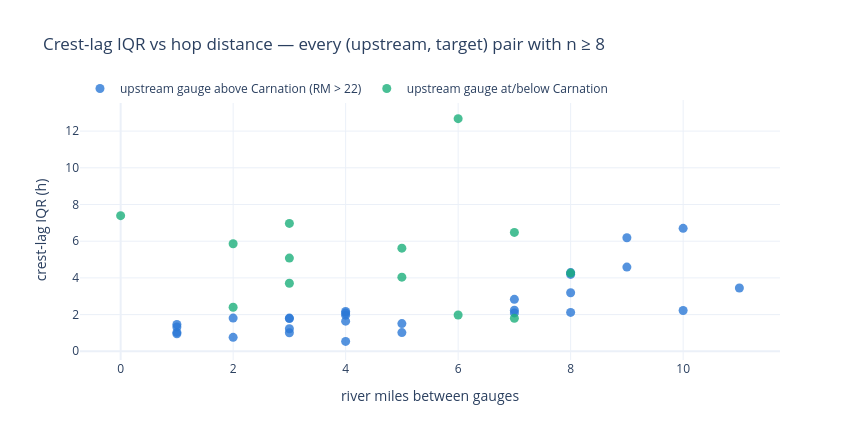

The notebook cell this image was saved under:
### Markdown cell above
## 7. Cascading through upstream SVPA gauges

Sections 1–6 anchored everything to the two USGS gauges, whose hop distances
(4–13 river miles) set the ~2–3 h IQRs. As the wave moves down the valley, closer
SVPA gauges crest one by one — can each hop **re-anchor and tighten** the prediction,
trading lead time for precision?

Test: for each target, pair its crests (`mid-0.5`, deduped) with the nearest
preceding crest at *every* gauge up to four chain positions upstream, and compare
the lag spread by hop distance. Same for start-of-flooding, deriving a trigger level
between each SVPA pair the same way as Section 3.

### Code cell
CHAIN_DOWN = [FALLS, "SVPA-37", "SVPA-36", "SVPA-34", "SVPA-33", "SVPA-29",
              "SVPA-26", "SVPA-25", CARN, "SVPA-19", "SVPA-17", "SVPA-15",
              "SVPA-15B", "SVPA-12", DUV]

crest_cat = {}
for gid in CHAIN_DOWN:
    recs, seen = [], set()
    for _, ev in EVENTS_SVPA.iterrows():
        w = window(gid, ev["utc"])
        if w is None:
            continue
        ct = crest_times(w)
        if "mid-0.5" not in ct or ct["peak"] in seen:
            continue
        seen.add(ct["peak"])
        recs.append({"mid": ct["mid-0.5"], "max": ct["peak_stage"], "w": w})
    crest_cat[gid] = sorted(recs, key=lambda r: r["mid"])

def match_crests(up_gid, dn_gid, max_h=30):
    """Pair each downstream crest with the nearest preceding upstream crest."""
    rows = []
    for rd in crest_cat[dn_gid]:
        cands = [ru for ru in crest_cat[up_gid]
                 if -6 <= (rd["mid"] - ru["mid"]).total_seconds() / 3600 <= max_h]
        if not cands:
            continue
        ru = min(cands, key=lambda r: abs((rd["mid"] - r["mid"]).total_seconds()))
        rows.append({"lag_h": (rd["mid"] - ru["mid"]).total_seconds() / 3600,
                     "up_max": ru["max"], "dn_max": rd["max"],
                     "up_w": ru["w"], "dn_w": rd["w"]})
    return pd.DataFrame(rows)

hop_rows = []
for j, tgt in enumerate(CHAIN_DOWN):
    for up in CHAIN_DOWN[max(0, j - 4): j]:
        m = match_crests(up, tgt)
        if len(m) < 8:
            continue
        v = m["lag_h"]
        hop_rows.append({"upstream": up, "target": tgt,
                         "rm_gap": RM[up] - RM[tgt], "n": len(v),
                         "lead_med_h": round(v.median(), 2),
                         "iqr_h": round(v.quantile(.75) - v.quantile(.25), 2)})
hops = pd.DataFrame(hop_rows)

fig = go.Figure()
for lbl, cond, col in [("upstream gauge above Carnation (RM > 22)",
                        hops["upstream"].map(RM) > 22, PAL[0]),
                       ("upstream gauge at/below Carnation",
                        hops["upstream"].map(RM) <= 22, PAL[1])]:
    sub = hops[cond]
    fig.add_scatter(x=sub["rm_gap"], y=sub["iqr_h"], mode="markers", name=lbl,
                    marker=dict(color=col, size=9, opacity=0.8),
                    text=[f"{NAME[u]} → {NAME[t]} (n={n})"
                          for u, t, n in zip(sub["upstream"], sub["target"], sub["n"])],
                    hovertemplate="%{text}<br>gap %{x} RM, IQR %{y} h<extra></extra>")
fig.update_layout(template="plotly_white", height=440, width=860,
                  title="Crest-lag IQR vs hop distance — every (upstream, target) pair with n ≥ 8",
                  xaxis_title="river miles between gauges", yaxis_title="crest-lag IQR (h)",
                  legend=dict(orientation="h", y=1.1))
fig.show()

print("Crest-timing hops, upper valley targets (choose the nearest gauge that still leads):")
display(hops[hops["target"].isin(["SVPA-34", "SVPA-29", "SVPA-26", "SVPA-25", CARN])]
        .sort_values(["target", "rm_gap"]).reset_index(drop=True))
print("Lower valley targets:")
display(hops[hops["target"].isin(["SVPA-15", "SVPA-15B", "SVPA-12", DUV])]
        .sort_values(["target", "rm_gap"]).reset_index(drop=True))

### Figure 1 — Plotly figure (JSON) as saved in the notebook; plotly's stock layout.template omitted (floating-point values rounded to 4 significant figures)
{"data": [{"hovertemplate": "%{text}<br>gap %{x} RM, IQR %{y} h<extra></extra>", "marker": {"color": "#2a78d6", "opacity": 0.8, "size": 9}, "mode": "markers", "name": "upstream gauge above Carnation (RM > 22)", "text": ["Falls → Sno Falls Golf (n=24)", "Falls → Neal Road (n=36)", "Sno Falls Golf → Neal Road (n=16)", "Falls → The T (n=26)", "Sno Falls Golf → The T (n=19)", "Neal Road → The T (n=16)", "Falls → Keller Dairy (n=90)", "Sno Falls Golf → Keller Dairy (n=23)", "Neal Road → Keller Dairy (n=35)", "The T → Keller Dairy (n=23)", "Sno Falls Golf → Jubilee Farm (n=8)", "Neal Road → Jubilee Farm (n=24)", "The T → Jubilee Farm (n=9)", "Keller Dairy → Jubilee Farm (n=43)", "Neal Road → Blue Heron Golf (n=29)", "The T → Blue Heron Golf (n=21)", "Keller Dairy → Blue Heron Golf (n=54)", "Jubilee Farm → Blue Heron Golf (n=24)", "The T → Tolt Hill Road (n=20)", "Keller Dairy → Tolt Hill Road (n=75)", "Jubilee Farm → Tolt Hill Road (n=39)", "Blue Heron Golf → Tolt Hill Road (n=45)", "Keller Dairy → Carnation (n=87)", "Jubilee Farm → Carnation (n=41)", "Blue Heron Golf → Carnation (n=60)", "Tolt Hill Road → Carnation (n=71)", "Blue Heron Golf → Goose & Gander Farm (n=14)", "Tolt Hill Road → Goose & Gander Farm (n=11)", "Tolt Hill Road → 124th East (n=21)"], "type": "scatter", "x": [1, 2, 1, 4, 3, 2, 5, 4, 3, 1, 8, 7, 5, 4, 10, 8, 7, 3, 9, 8, 4, 1, 11, 7, 4, 3, 9, 8, 10], "y": [1.03, 1.81, 1.46, 1.97, 1.81, 0.76, 1.51, 1.64, 1.23, 1.33, 2.12, 2.83, 1.02, 0.54, 2.22, 4.29, 2.09, 1.01, 4.59, 3.19, 2.08, 0.95, 3.45, 2.24, 2.17, 1.78, 6.19, 4.19, 6.7]}, {"hovertemplate": "%{text}<br>gap %{x} RM, IQR %{y} h<extra></extra>", "marker": {"color": "#1baf7a", "opacity": 0.8, "size": 9}, "mode": "markers", "name": "upstream gauge at/below Carnation", "text": ["Carnation → Goose & Gander Farm (n=18)", "Carnation → 124th East (n=29)", "Goose & Gander Farm → 124th East (n=17)", "Carnation → 124th West (n=28)", "Goose & Gander Farm → 124th West (n=9)", "124th East → 124th West (n=13)", "Goose & Gander Farm → Wild Canary Farm (n=18)", "124th East → Wild Canary Farm (n=27)", "124th West → Wild Canary Farm (n=24)", "Goose & Gander Farm → Duvall (n=15)", "124th East → Duvall (n=22)", "124th West → Duvall (n=26)", "Wild Canary Farm → Duvall (n=27)"], "type": "scatter", "x": [5, 7, 2, 7, 2, 0, 5, 3, 3, 8, 6, 6, 3], "y": [5.62, 6.48, 5.86, 1.8, 2.4, 7.39, 4.04, 6.97, 5.08, 4.26, 12.68, 1.98, 3.71]}], "layout": {"height": 440, "legend": {"orientation": "h", "y": 1.1}, "title": {"text": "Crest-lag IQR vs hop distance — every (upstream, target) pair with n ≥ 8"}, "width": 860, "xaxis": {"title": {"text": "river miles between gauges"}}, "yaxis": {"title": {"text": "crest-lag IQR (h)"}}}}
